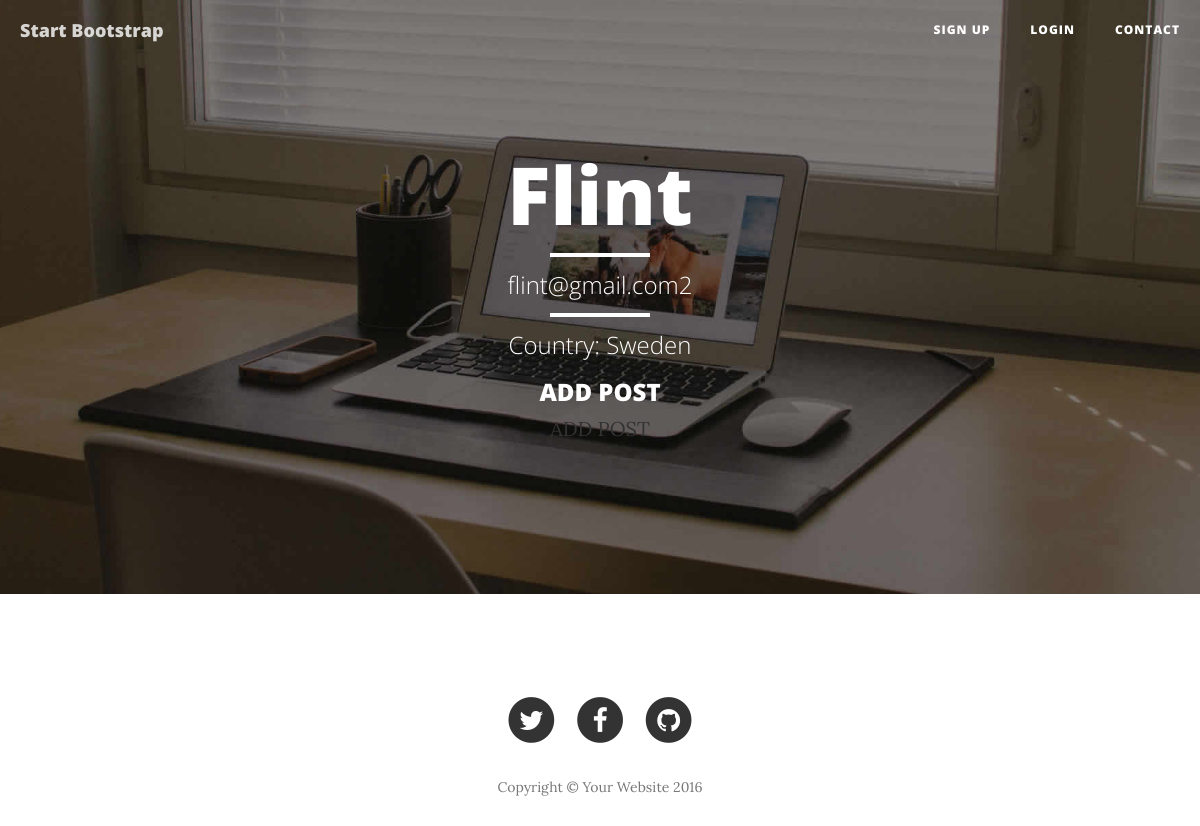
The app's page /profile/2/ with its own data.
### blog_app/models.py (models this page shows, shortened)
class Author(models.Model):
      names=models.CharField(max_length=200)
      email=models.EmailField(max_length=255)

class AuthorProfile(models.Model):
      author=models.OneToOneField(Author, on_delete=models.CASCADE)
      bio=models.TextField(null=True, blank=True)
      birth_date=models.DateField(null=True, blank=True)
      country=models.CharField(max_length=50, null=True, blank=True)
      profile_img=models.ImageField(upload_to="profile/", default="profile/default.png")

### blog_app/views.py (the view)
# urls.py: path('profile/<int:author_id>/', author_profile_page, name="profile"),
def author_profile_page(request, author_id):
    profile_page=Author.objects.get(id=author_id)
    context={
        "author":profile_page
    }
    return render(request, "main/profile.html", context)

### templates/main/profile.html (shortened to what this page needs)
{%extends "base.html"%}
{%load static%}
{%block content%}
    <header class="intro-header" style="background-image: url({%static 'img/home-bg.jpg'%})">
        <div class="container">
            <div class="row">
                <div class="col-lg-8 col-lg-offset-2 col-md-10 col-md-offset-1">
                    <div class="site-heading">
                        <h1>{{author.names}}</h1>
                        <hr class="small">
                        <span class="subheading">{{author.email}}{{author.id}}</span>
                        <hr class="small">
                        <span class="subheading">Country: {{author.authorprofile.country}}</span>
                        <h3>ADD POST</h3>
                            <a href="{% url 'new_post' author.id %}" >ADD POST</a>
                </div>
            </div>
        </div>
    </header>
{%endblock content%}

### records on screen
Author: names "Flint", email "flint@gmail.com", id "2", authorprofile.country "Sweden"
